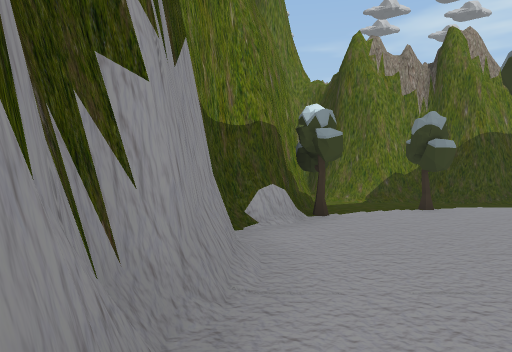
View 1 (above)

23 first-person views from a walk through a 3-D level made in the Unity game engine. The camera is 1.3 m above the floor, looks level and sees 70° across. Doors are open. The floor is counted in squares, 2 m on a side. Each view is taken from the middle of a square. On the plan, view 1 faces up. The plan holds only what a view shows up to about 11 squares ahead; the rest is blank. The place goes on beyond the plan. The player character is not drawn. Some animated figures are not drawn. Some surface patterns are stand-ins.

View 2
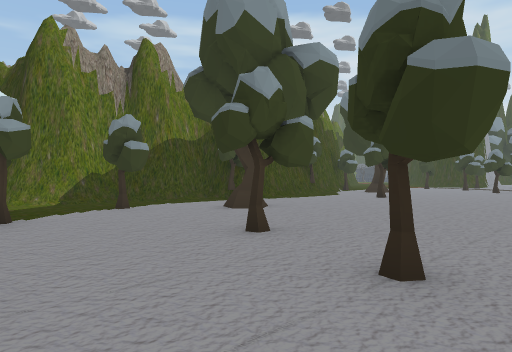

View 3
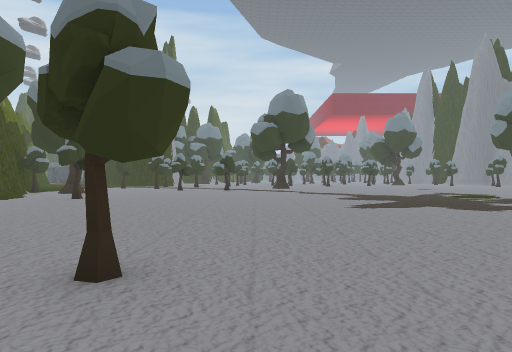

View 4
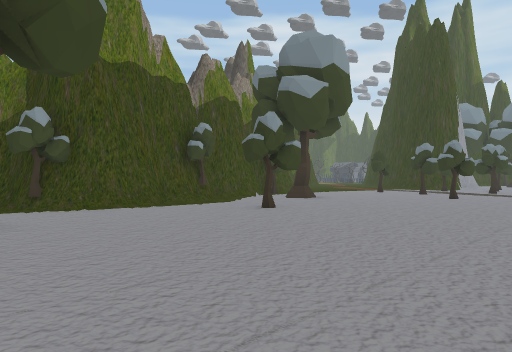

View 5
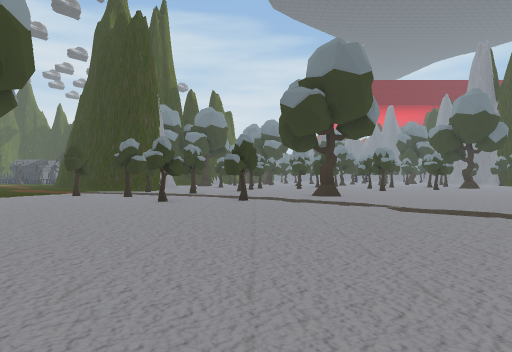

View 6
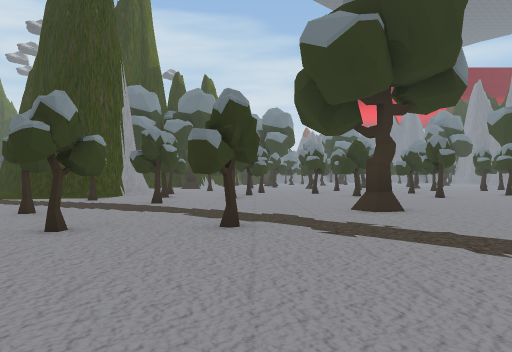

View 7
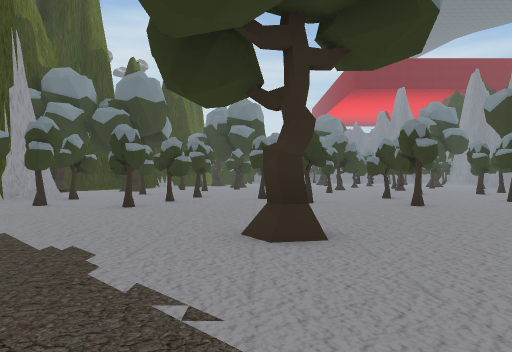

View 8
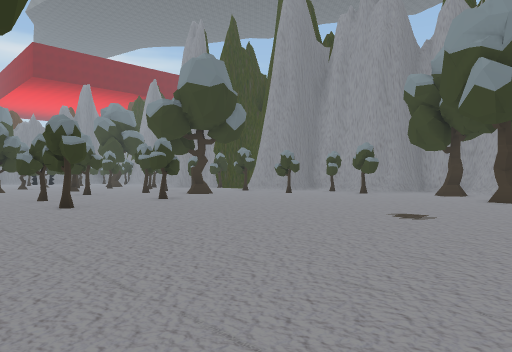

View 9
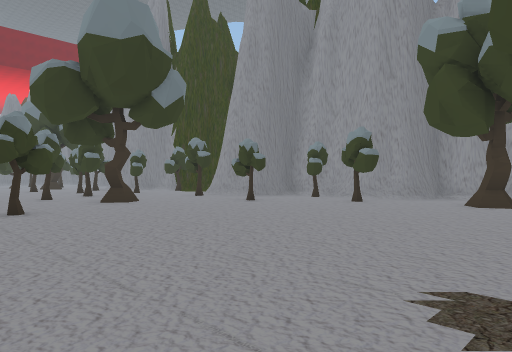

View 10
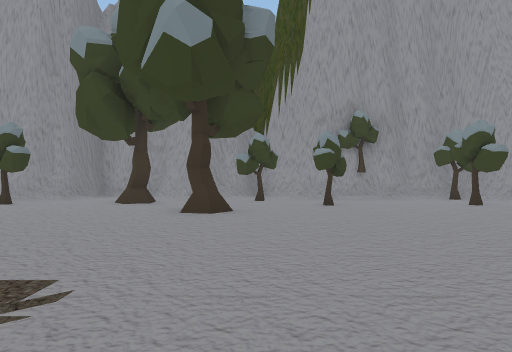

View 11
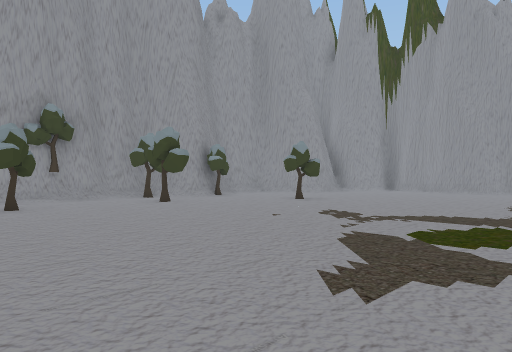

View 12
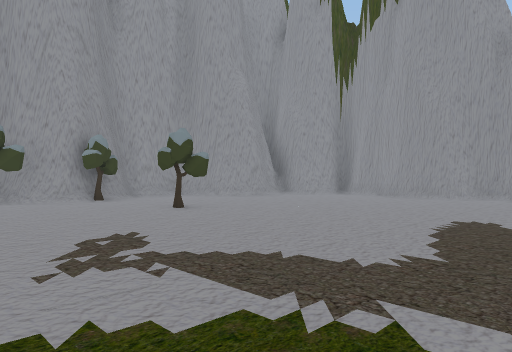

View 13
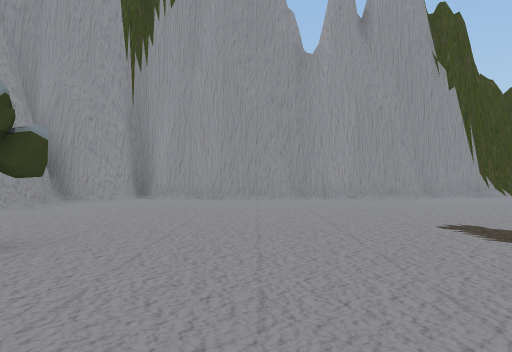

View 14
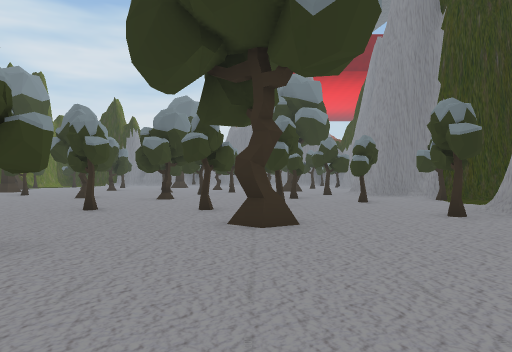

View 15
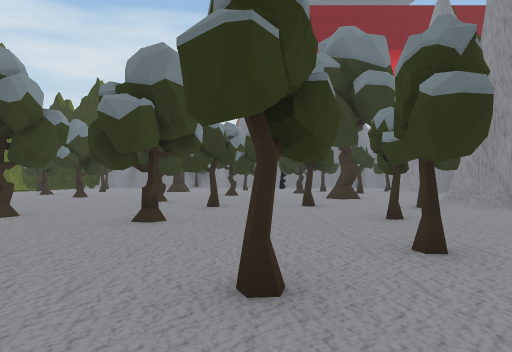

View 16
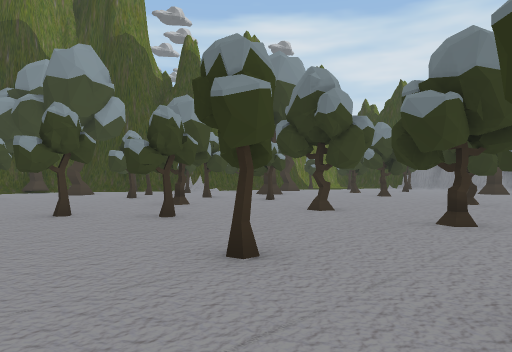

View 17
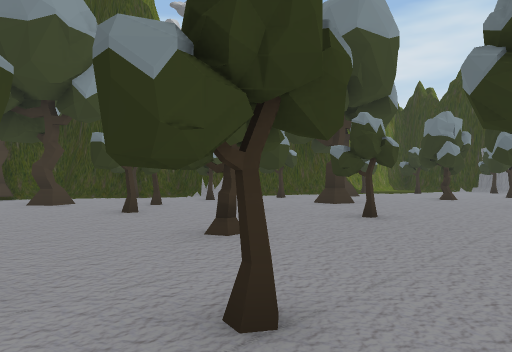

View 18
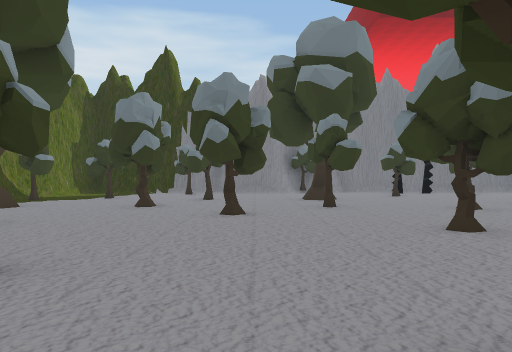

View 19
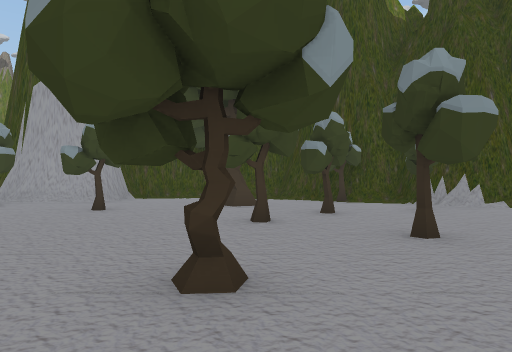

View 20
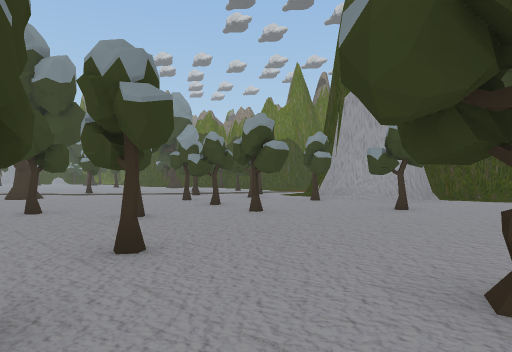

View 21
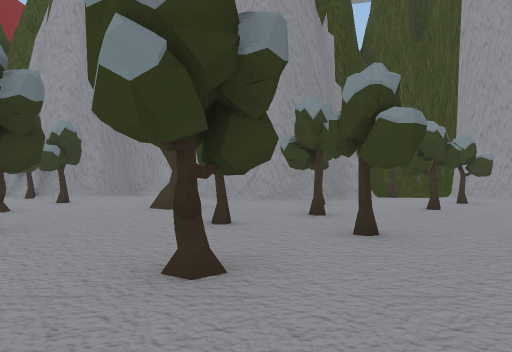

View 22
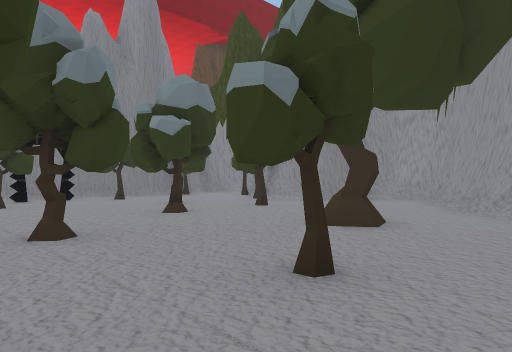

View 23
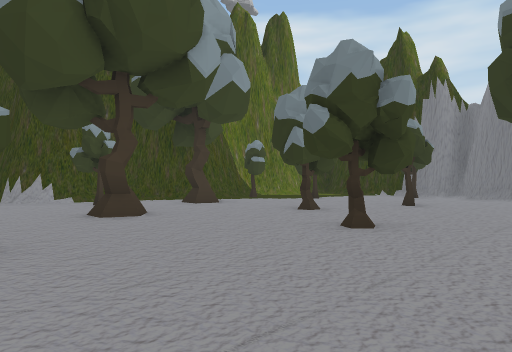

### Floor plan
Key: @ floor where view 1 was taken; # wall or solid block; . floor; / step, stairs or slope; T tree.
Columns run from 1 left of view 1 to 42 right of it. Each row starts with its distance up from view 1.
 10    ####
  9    ///####   #
  8  ##.....T###T.    ..   ./   #####
  7  #..T..........T.... .../   #..T###
  6  #T...T................./####.....###
  5 ##..........T......T..TT..........T.#
  4 #................T....T.T.T.....T...#####
  3 #...T............TT..........T.....T.T..####
  2 #.......................T........T.....T..T.
  1 #..T..............T......T.T....T......TT..T
  0  @................................T..T.....T
 -1   ..................T.....TT................
 -2    ......................T...T.TT.T.....T.T.
 -3  ..  .......................................
 -4  ............  .........T.....T.......TT....
 -5  #....  .....   ...........T.....T..........
 -6  #.....................................T..T
 -7  #.......................T...T..T...T.......
 -8  #.......................T.........T...T....
 -9  #...........................T......T.......
-10  #.........................T..T....T.....T..
-11  #...............................T....T.....
-12  #......T.............................T...T.
-13  #.......T........T......T..T..T..T......T..
-14  ##.........T..T......TT.. .......###.....T.
-15   ###/ .............T....T  ##..T## ##...###
-16         .T#T.....T...../#      .##   ##.##
-17         ############..###       #     ###
-18                    ####

Positions as (right, up) in squares from view 1, and headings:
1: (0, 0), facing up
2: (0, 0), facing up-right
3: (0, 0), facing right
4: (5, 0), facing up-right
5: (7, 1), facing right
6: (12, 1), facing right
7: (15, -1), facing right
8: (15, -2), facing down-right
9: (17, -6), facing down-right
10: (16, -6), facing down
11: (16, -6), facing down-left
12: (12, -6), facing down-left
13: (11, -10), facing left
14: (21, -10), facing right
15: (26, -9), facing right
16: (26, -9), facing up-right
17: (28, -5), facing up-right
18: (31, -4), facing right
19: (31, -4), facing up
20: (31, -4), facing up-left
21: (35, -4), facing down
22: (34, -7), facing down-right
23: (33, -6), facing up-right
